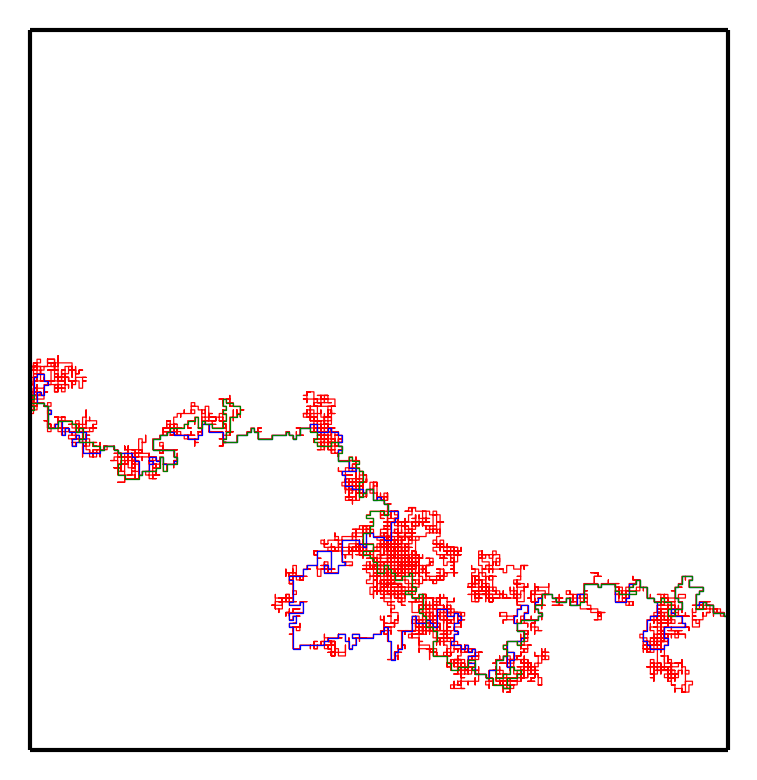

This figure's Python source:
#!/usr/bin/python
#
# An implementation of a Bidirectional Loop Erased Random Walk (LERW)
# from a cylinder with reflecting boundaries on the left
# and open boundaries on the right.
# PNG output of a single trajectory.
# Habib Rehmann and Gunnar Pruessner
#

import random
import numpy as np
import matplotlib.pyplot as plt
from copy import deepcopy

seed = 10  # random seed
Length = 200  # length of the cyclinder
Circ = 200  # circumference of cyclinder
x = 0   # x coordinate of starting location
# y coordinate of starting location. Origin is at centre of square
y = Circ / 2
s = 0  # Step number.

trajectory = []   # List of the x coordinates of all points visited.
# (Length x Circ) 2D array of zeros
lattice = np.zeros((Length, Circ), dtype=int)
random.seed(seed)

# Plot config
dpi = 300
fig, ax = plt.subplots()
fig.set_size_inches(3, Circ * 3. / Length)
ax.set_xlim(0, Length - 1)
ax.set_ylim(0, Circ - 1)
ax.get_xaxis().set_visible(False)
ax.get_yaxis().set_visible(False)


# Generate a randomwalk
while True:
	s += 1
	if (bool(random.getrandbits(1))):
		if (bool(random.getrandbits(1))):
			x += 1
		else:
			x -= 1
	else:
		if (bool(random.getrandbits(1))):
			y += 1
		else:
			y -= 1

	if (x >= Length):
		break
	elif (x < 0):
		x = 0
	if (y >= Circ):
		y -= Circ
	elif (y < 0):
		y += Circ

	lattice[x][y] += 1
	trajectory.append((x, y))

plt.plot(*zip(*trajectory), color='r', linewidth=0.3)

# Loop erasure (tranversal from left to right)
lerw = deepcopy(trajectory)
lcpy = deepcopy(lattice)
x0, y0 = None, None
pos = 0

while pos < len(lerw):
	x, y = lerw[pos]
	if lcpy[x][y] > 1 and (not x0):
		x0, y0 = x, y
		pos0 = pos
	elif (x == x0) and (y == y0) and (lcpy[x][y] == 1):
		del lerw[pos0:pos]
		x0, y0 = None, None
		pos = pos0
	lcpy[x][y] -= 1
	pos += 1

plt.plot(*zip(*lerw), color='b', linewidth=0.3)


# Loop erasure (tranversal from right to left)
lerw = deepcopy(trajectory[::-1])
lcpy = deepcopy(lattice)
x0, y0 = None, None
pos = 0

while pos < len(lerw):
	x, y = lerw[pos]
	if lcpy[x][y] > 1 and (not x0):
		x0, y0 = x, y
		pos0 = pos
	elif (x == x0) and (y == y0) and (lcpy[x][y] == 1):
		del lerw[pos0:pos]
		x0, y0 = None, None
		pos = pos0
	lcpy[x][y] -= 1
	pos += 1

plt.plot(*zip(*lerw), color='g', linewidth=0.3)

# Plot random walk
plt.savefig(__file__[:-3]+".png", bbox_inches="tight", dpi=dpi)
